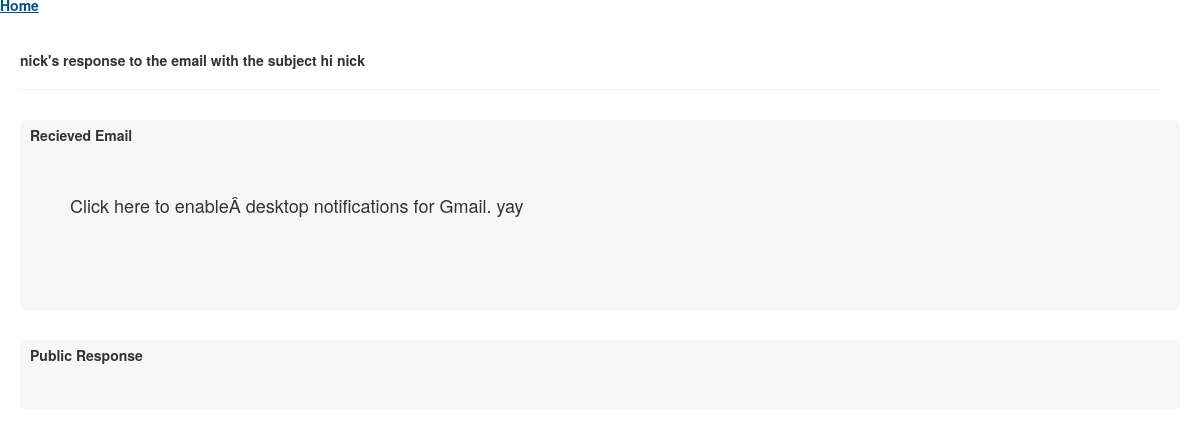
Screenshot of /r/5 with the database file from the repository.
### models.py (models this page shows, shortened)
class Account(Base):
    __tablename__ = "account"
    name = Column(String, unique=True)
    email = Column(String, primary_key=True)

class Response(Base):
    __tablename__ = "response"
    id = Column(Integer, primary_key=True)
    from_email = Column(String, ForeignKey('account.email'))
    to_email = Column(String)
    subject = Column(String)
    body_plain = Column(String)
    raw_html = Column(String)
    cleaned_html = Column(String)
    date_post = Column(DateTime)
    everything = Column(String)
    account = relationship("Account", backref=backref('responses', order_by=date_post))

### serv.py (the view)
@app.route("/r/<int:response_id>")
def show_response(response_id):
    response = session.query(Response).get(response_id)
    account = response.account
    return render_template('post.html', response=response, account=account)

### serv.py (called while the page is built)
@app.teardown_request
def shutdown_session(exception=None):
    session.remove()

### templates/post.html (shortened to what this page needs)
{% extends 'layout.html' %}
{% block header %}
<b> {{ account.name }}'s </b> response to the email with the subject <b> {{ response.subject }} </b>
{% endblock %}
{% block body %}
<div class="hero-unit mod">
  <div class="corner">Recieved Email</div>
  <div class="inner-mod" style="white-space: pre-wrap">
    {{ response.cleaned_html|safe }}
  </div>
</div>
<div class="hero-unit mod">
  <div class="corner">Public Response</div>
</div>
{% endblock body %}

### static/style.css (style rules this page uses)
.mod { padding-top: 10px; padding-left: 10px; padding-bottom: 30px; padding-right: 20px; background-color: #F7F7F7; }
div.corner { line-height: 10px; font-size: 14px; font-weight: bold; padding-bottom: 20px; }
div.inner-mod { padding-left: 20px; }

### rows the page displays
Account: name "nick"
Response: subject "hi nick", cleaned_html "Click here to enable Â desktop notifications for Gmail. yay"
